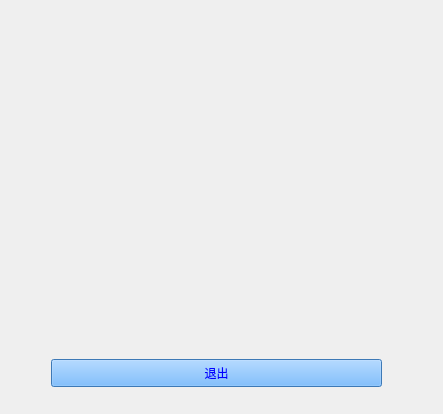
<?xml version="1.0" encoding="UTF-8"?>
<ui version="4.0">
 <class>CheckCommentWindow</class>
 <widget class="QWidget" name="CheckCommentWindow">
  <property name="geometry">
   <rect>
    <x>0</x>
    <y>0</y>
    <width>443</width>
    <height>414</height>
   </rect>
  </property>
  <property name="windowTitle">
   <string>查看评论</string>
  </property>
  <property name="windowIcon">
   <iconset>
    <normaloff>G:/VideoOfYouTube/查看.png</normaloff>G:/VideoOfYouTube/查看.png</iconset>
  </property>
  <widget class="QWidget" name="layoutWidget">
   <property name="geometry">
    <rect>
     <x>40</x>
     <y>0</y>
     <width>353</width>
     <height>398</height>
    </rect>
   </property>
   <layout class="QVBoxLayout" name="verticalLayout">
    <item>
     <widget class="QTableView" name="commenttable">
      <property name="minimumSize">
       <size>
        <width>351</width>
        <height>361</height>
       </size>
      </property>
      <property name="styleSheet">
       <string notr="true">background-color: rgba(255, 255, 255, 0);
border-left-color: rgba(255, 255, 255, 0);
color: rgb(0, 255, 255);</string>
      </property>
     </widget>
    </item>
    <item>
     <widget class="QPushButton" name="backButton">
      <property name="minimumSize">
       <size>
        <width>0</width>
        <height>28</height>
       </size>
      </property>
      <property name="styleSheet">
       <string notr="true">background-color: rgb(85, 170, 255);
color: rgb(0, 0, 255);</string>
      </property>
      <property name="text">
       <string>退出</string>
      </property>
      <property name="icon">
       <iconset>
        <normaloff>G:/VideoOfYouTube/退出.png</normaloff>G:/VideoOfYouTube/退出.png</iconset>
      </property>
     </widget>
    </item>
   </layout>
  </widget>
  <widget class="QLabel" name="label">
   <property name="geometry">
    <rect>
     <x>-39</x>
     <y>-6</y>
     <width>501</width>
     <height>441</height>
    </rect>
   </property>
   <property name="text">
    <string/>
   </property>
   <property name="pixmap">
    <pixmap>C:/Users/wx/Pictures/pixiv/u=1922929558,2025968276&amp;fm=26&amp;fmt=auto&amp;gp=0.webp</pixmap>
   </property>
   <property name="scaledContents">
    <bool>true</bool>
   </property>
  </widget>
  <zorder>label</zorder>
  <zorder>layoutWidget</zorder>
 </widget>
 <layoutdefault spacing="6" margin="11"/>
 <resources/>
 <connections/>
</ui>
